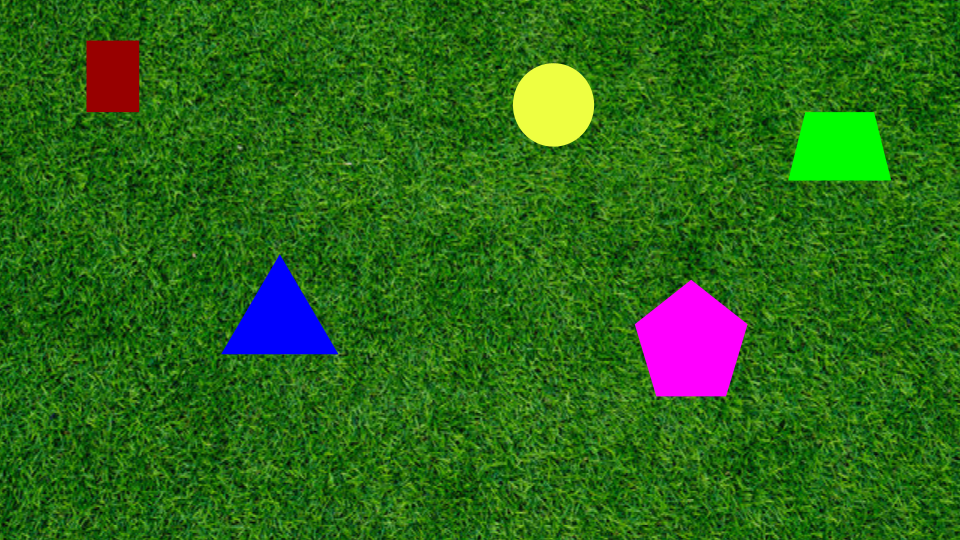
#> input picture p1.png, 960 x 540 px, given in place of p3.mp4, which was not available
$ python p3.py
#> lines starting #> are read from the running program, lines starting #| are printed output that depends on the picture; after the words box and inside, x2 and y2 are one past the last pixel; in counts of white or black regions, pixels touching at a corner belong together; pictures that were not available may be replaced by others from this repository, and a replacement may not be noted
import numpy as np
import cv2 as cv
from matplotlib import pyplot as plt
import os

def increaseContrast(image, alpha=1, beta=0): # alpha (contrast) 1.0-3.0, beta (brightness) 0-100
    return cv.convertScaleAbs(image, alpha=alpha, beta=beta)

def blur(img):
    # kernel = np.ones((5,5),np.float32)/25
    # img = cv.filter2D(img,-1,kernel)
    # img = cv.medianBlur(img,5)
    img = cv.GaussianBlur(img,(5,5),0) #use gaussian blur
    # img = cv.cvtColor(img, cv.COLOR_BGR2GRAY)
    # img = cv.blur(img,(5,5))
    return img

def canny(img): #canny edge detection
    edges = cv.Canny(img, 100, 200)
    return edges

def contours(img): #draw contours
    ret, thresh = cv.threshold(img, 255, 255, cv.THRESH_BINARY+cv.THRESH_OTSU)
    cv.imshow('thresh', thresh)
    contours, hierarchy = cv.findContours(thresh, cv.RETR_TREE, cv.CHAIN_APPROX_SIMPLE)

    return img, contours, thresh


cap = cv.VideoCapture('p3.mp4')

while cap.isOpened():
    kernel = np.ones((5,5),np.uint8)
    ret, img = cap.read()
#> img is the input picture: shape (540, 960, 3); mean B, G, R 24.5, 104.6, 44
    frame= img.copy()

    # if frame is read correctly ret is True
    if not ret:
        print("Can't receive frame (stream end?). Exiting ...")
        break

    img = cv.cvtColor(img, cv.COLOR_RGB2GRAY)
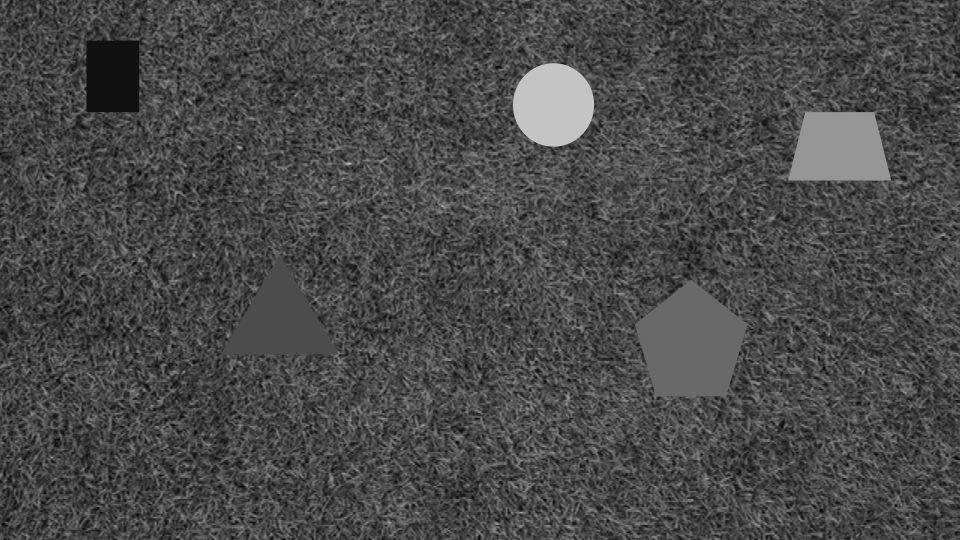
#> img: shape (540, 960); min 5, max 196, mean 73.7
    img = increaseContrast(img, 3 , 15) #increase contrast
#> in increaseContrast, `return cv.convertScaleAbs(image, alpha=alpha, beta=beta)`:
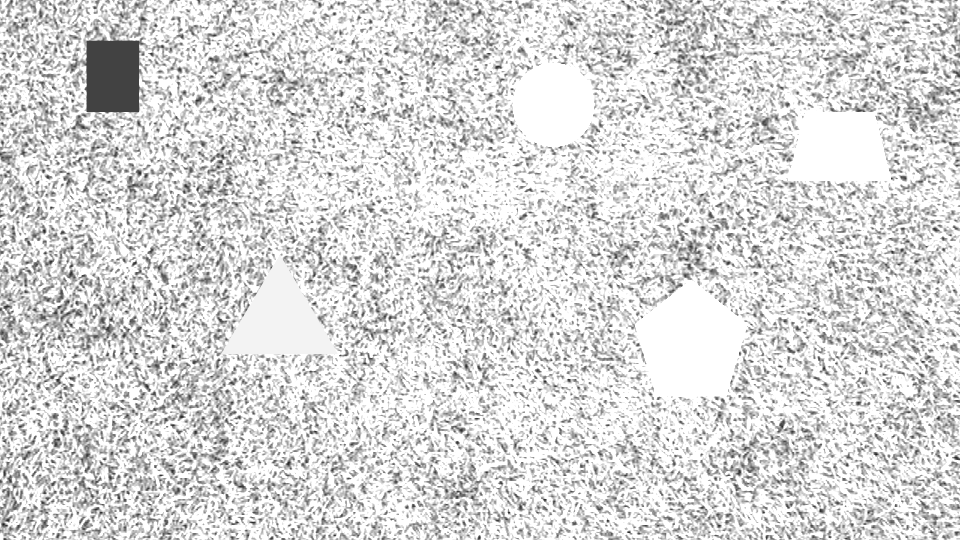
#> returned value: shape (540, 960); min 30, max 255, mean 216.6
    # canny edge detection
    img = canny(img)
#> in canny, `edges = cv.Canny(img, 100, 200)`:
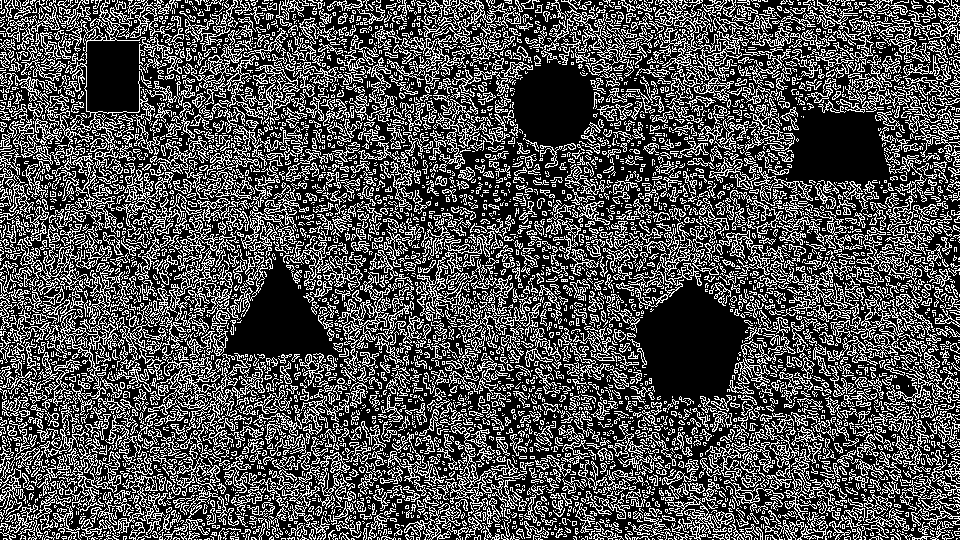
#> edges: shape (540, 960); 30.9% white in thin lines or dots
     #dilate edges to blot out noisy edges
    img = cv.dilate(img,kernel,iterations = 4)
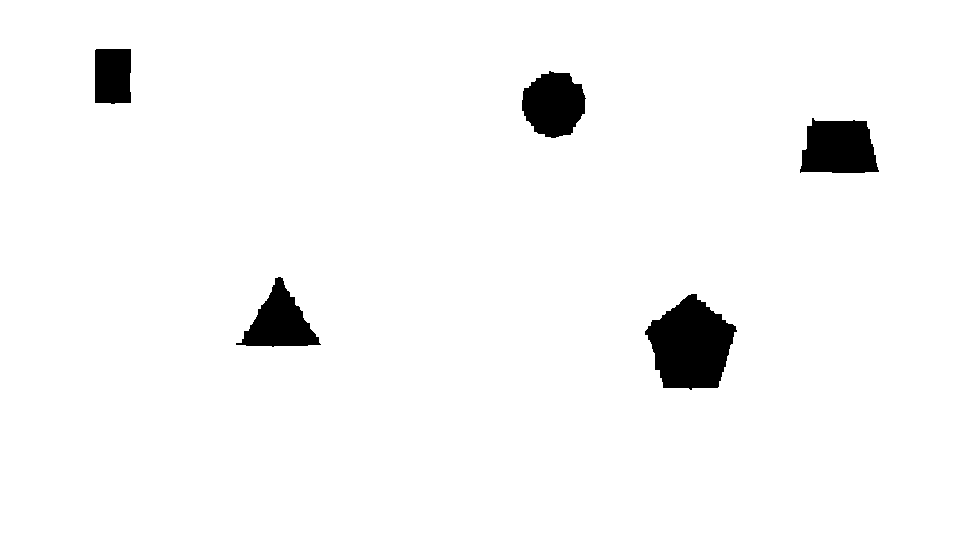
#> img: shape (540, 960); 96.6% white; 5 black regions
    # draw contours
    img, cnts, threshold = contours(img)
#> in contours, `ret, thresh = cv.threshold(img, 255, 255, cv.THRESH_BINARY+cv.THRESH_O..`: ret = 0
#> in contours, `contours, hierarchy = cv.findContours(thresh, cv.RETR_TREE, cv.CHAIN_A..`: contours = 6 contours; box (x1, y1, x2, y2) and area: (0, 0, 960, 540) 516901, (644, 293, 738, 391) 6058, (799, 117, 880, 174) 3618, (521, 70, 587, 139) 3287, (235, 276, 322, 348) 3026, (94, 48, 132, 105) 2016
#> cnts has the same summary as contours in contours

    img = cv.cvtColor(img, cv.COLOR_GRAY2RGB)
#> img: shape (540, 960, 3); 96.6% white; 5 black regions, box (x1, y1, x2, y2) and area: (645, 294, 737, 390) 5903, (800, 118, 879, 173) 3493, (522, 71, 586, 138) 3178, (236, 277, 321, 347) 2900, (95, 49, 131, 104) 1928
    cv.drawContours(img, cnts, -1, (0,255,0), 3)
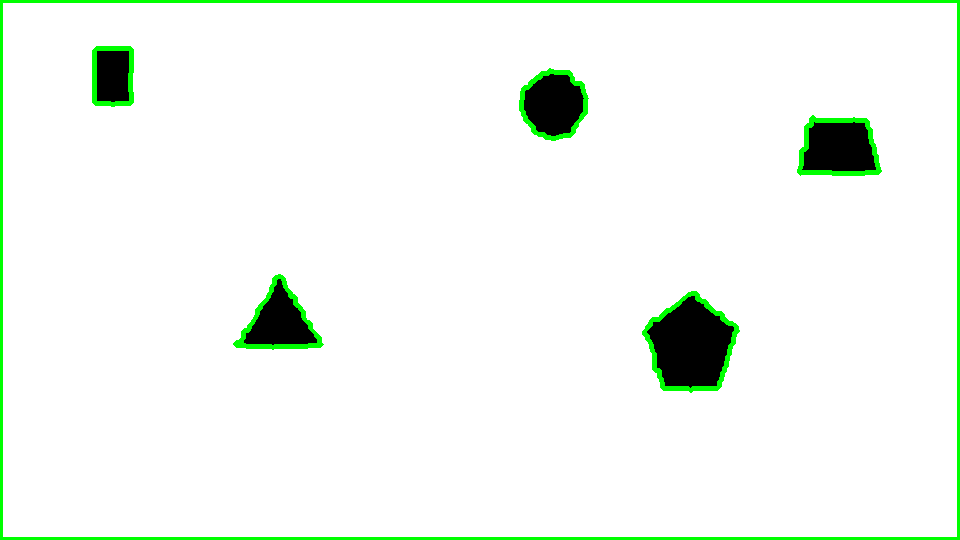
#> img: shape (540, 960, 3); mean B, G, R 240.3, 247.6, 240.3

    centers = set()
    cnts = list(cnts)
    # get the moments of the contours
    for i in range(len(cnts)):
        c = cnts[i]
        # compute the center of the contour
        if cv.contourArea(c) < 5000 or cv.contourArea(c) > 100000:
            #remove
            continue
        M = cv.moments(c)

        if M['m00'] != 0:
            cX = int(M["m10"] / M["m00"])
            cY = int(M["m01"] / M["m00"])
            # draw the contour and center of the shape on the image
            if (cX, cY) in centers:
                continue
            cv.circle(frame, (cX, cY), 4, (255, 255, 255), -1)
            cv.putText(frame, f'({cX}, {cY})', (cX - 20, cY - 20),
                    cv.FONT_HERSHEY_SIMPLEX, 0.5, (255, 0, 0), 2)
            # show the image
            centers.add((cX, cY))
#> this loop made 6 passes
#> (cX, cY) on pass 2: (690, 344)
#> c on pass 1: [[0, 0], [0, 539], [959, 539], [959, 0]]
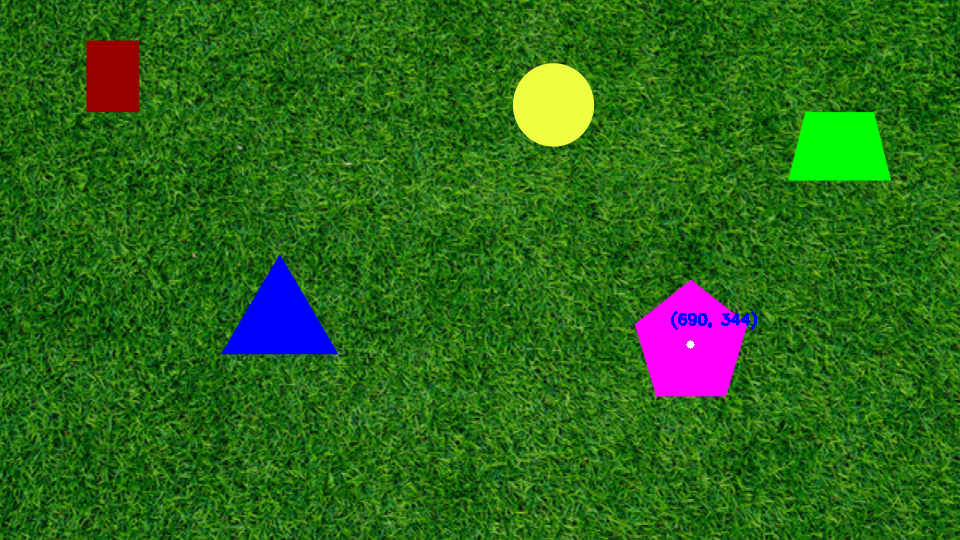
#> frame: shape (540, 960, 3); 0.13% of pixels changed, all inside (x1, y1, x2, y2) = (671, 311, 757, 349)
#> after the loop, centers = 1 item
    cv.drawContours(frame, cnts, -1, (255,255,255), 2)
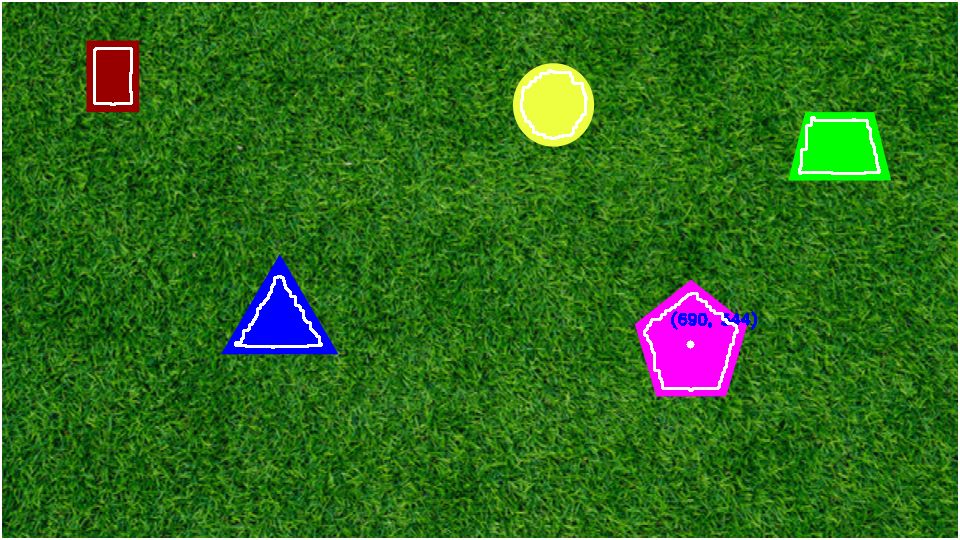
#> frame: shape (540, 960, 3); 1.93% of pixels changed, all inside (x1, y1, x2, y2) = (0, 0, 960, 540)
    cv.imshow('frame', frame)

    if cv.waitKey(1) == ord('q'):
#> (key q is pressed here)
        break
    # while cv.waitKey(1) != ord('x'):
    #     pass
cap.release()
cv.destroyAllWindows()
